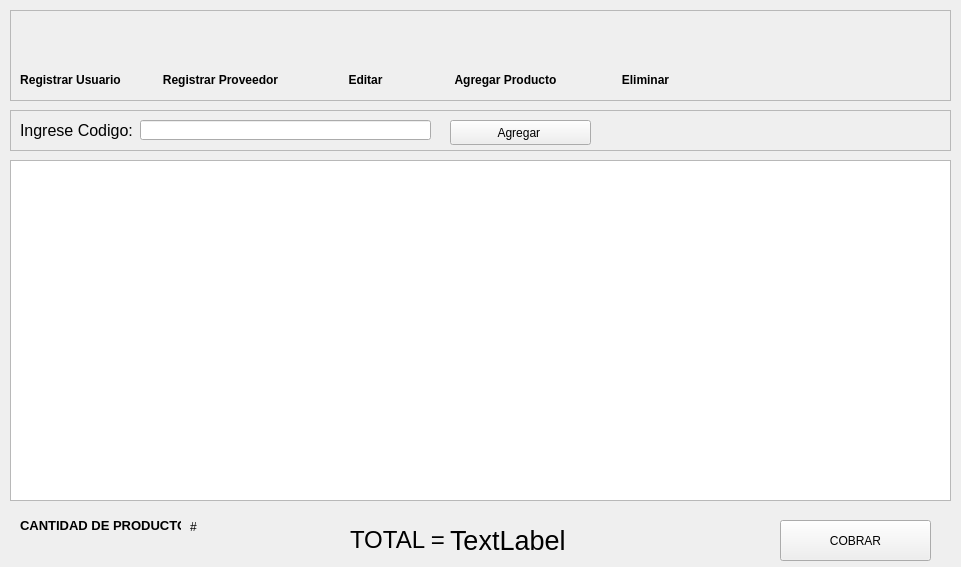
<?xml version="1.0" encoding="UTF-8"?>
<ui version="4.0">
 <class>PrincipalView</class>
 <widget class="QWidget" name="PrincipalView">
  <property name="enabled">
   <bool>true</bool>
  </property>
  <property name="geometry">
   <rect>
    <x>0</x>
    <y>0</y>
    <width>961</width>
    <height>567</height>
   </rect>
  </property>
  <property name="windowTitle">
   <string>Punto de Venta</string>
  </property>
  <widget class="QFrame" name="ButtonFrame">
   <property name="geometry">
    <rect>
     <x>10</x>
     <y>10</y>
     <width>941</width>
     <height>91</height>
    </rect>
   </property>
   <property name="frameShape">
    <enum>QFrame::StyledPanel</enum>
   </property>
   <property name="frameShadow">
    <enum>QFrame::Raised</enum>
   </property>
   <widget class="QPushButton" name="AgregarUsuario">
    <property name="geometry">
     <rect>
      <x>20</x>
      <y>10</y>
      <width>71</width>
      <height>51</height>
     </rect>
    </property>
    <property name="cursor">
     <cursorShape>PointingHandCursor</cursorShape>
    </property>
    <property name="styleSheet">
     <string notr="true">
QPushButton:hover
{
	border-style: solid;
   	background-color:#bbdefb;

}

QPushButton:pressed
{
	 	background-color:#0069c0;
}
</string>
    </property>
    <property name="text">
     <string/>
    </property>
    <property name="icon">
     <iconset>
      <normaloff>../assets/addUser.png</normaloff>../assets/addUser.png</iconset>
    </property>
    <property name="iconSize">
     <size>
      <width>50</width>
      <height>50</height>
     </size>
    </property>
    <property name="flat">
     <bool>true</bool>
    </property>
   </widget>
   <widget class="QLabel" name="label">
    <property name="geometry">
     <rect>
      <x>0</x>
      <y>60</y>
      <width>121</width>
      <height>21</height>
     </rect>
    </property>
    <property name="text">
     <string>&lt;html&gt;&lt;head/&gt;&lt;body&gt;&lt;p align=&quot;center&quot;&gt;&lt;span style=&quot; font-weight:600;&quot;&gt;Registrar Usuario&lt;/span&gt;&lt;/p&gt;&lt;/body&gt;&lt;/html&gt;</string>
    </property>
   </widget>
   <widget class="QPushButton" name="AgregarProve">
    <property name="geometry">
     <rect>
      <x>170</x>
      <y>10</y>
      <width>71</width>
      <height>51</height>
     </rect>
    </property>
    <property name="cursor">
     <cursorShape>PointingHandCursor</cursorShape>
    </property>
    <property name="styleSheet">
     <string notr="true">
QPushButton:hover
{
	border-style: solid;
   	background-color:#bbdefb;

}

QPushButton:pressed
{
	 	background-color:#0069c0;
}
</string>
    </property>
    <property name="text">
     <string/>
    </property>
    <property name="icon">
     <iconset>
      <normaloff>../assets/addSupplier.png</normaloff>../assets/addSupplier.png</iconset>
    </property>
    <property name="iconSize">
     <size>
      <width>50</width>
      <height>50</height>
     </size>
    </property>
    <property name="flat">
     <bool>true</bool>
    </property>
   </widget>
   <widget class="QLabel" name="label_2">
    <property name="geometry">
     <rect>
      <x>150</x>
      <y>60</y>
      <width>121</width>
      <height>21</height>
     </rect>
    </property>
    <property name="text">
     <string>&lt;html&gt;&lt;head/&gt;&lt;body&gt;&lt;p align=&quot;center&quot;&gt;&lt;span style=&quot; font-weight:600;&quot;&gt;Registrar Proveedor&lt;/span&gt;&lt;/p&gt;&lt;/body&gt;&lt;/html&gt;</string>
    </property>
   </widget>
   <widget class="QLabel" name="label_3">
    <property name="geometry">
     <rect>
      <x>320</x>
      <y>60</y>
      <width>71</width>
      <height>21</height>
     </rect>
    </property>
    <property name="text">
     <string>&lt;html&gt;&lt;head/&gt;&lt;body&gt;&lt;p align=&quot;center&quot;&gt;&lt;span style=&quot; font-weight:600;&quot;&gt;Editar&lt;/span&gt;&lt;/p&gt;&lt;/body&gt;&lt;/html&gt;</string>
    </property>
   </widget>
   <widget class="QPushButton" name="EditarBtn">
    <property name="geometry">
     <rect>
      <x>320</x>
      <y>10</y>
      <width>71</width>
      <height>51</height>
     </rect>
    </property>
    <property name="cursor">
     <cursorShape>PointingHandCursor</cursorShape>
    </property>
    <property name="styleSheet">
     <string notr="true">
QPushButton:hover
{
	border-style: solid;
   	background-color:#bbdefb;

}

QPushButton:pressed
{
	 	background-color:#0069c0;
}
</string>
    </property>
    <property name="text">
     <string/>
    </property>
    <property name="icon">
     <iconset>
      <normaloff>../assets/edit.png</normaloff>../assets/edit.png</iconset>
    </property>
    <property name="iconSize">
     <size>
      <width>50</width>
      <height>50</height>
     </size>
    </property>
    <property name="flat">
     <bool>true</bool>
    </property>
   </widget>
   <widget class="QLabel" name="label_4">
    <property name="geometry">
     <rect>
      <x>440</x>
      <y>60</y>
      <width>111</width>
      <height>21</height>
     </rect>
    </property>
    <property name="text">
     <string>&lt;html&gt;&lt;head/&gt;&lt;body&gt;&lt;p align=&quot;center&quot;&gt;&lt;span style=&quot; font-weight:600;&quot;&gt;Agregar Producto&lt;/span&gt;&lt;/p&gt;&lt;/body&gt;&lt;/html&gt;</string>
    </property>
   </widget>
   <widget class="QPushButton" name="AgregarProducto">
    <property name="geometry">
     <rect>
      <x>460</x>
      <y>10</y>
      <width>71</width>
      <height>51</height>
     </rect>
    </property>
    <property name="cursor">
     <cursorShape>PointingHandCursor</cursorShape>
    </property>
    <property name="styleSheet">
     <string notr="true">
QPushButton:hover
{
	border-style: solid;
   	background-color:#bbdefb;

}

QPushButton:pressed
{
	 	background-color:#0069c0;
}
</string>
    </property>
    <property name="text">
     <string/>
    </property>
    <property name="icon">
     <iconset>
      <normaloff>../assets/addProduct.png</normaloff>../assets/addProduct.png</iconset>
    </property>
    <property name="iconSize">
     <size>
      <width>50</width>
      <height>50</height>
     </size>
    </property>
    <property name="flat">
     <bool>true</bool>
    </property>
   </widget>
   <widget class="QLabel" name="label_5">
    <property name="geometry">
     <rect>
      <x>580</x>
      <y>60</y>
      <width>111</width>
      <height>21</height>
     </rect>
    </property>
    <property name="text">
     <string>&lt;html&gt;&lt;head/&gt;&lt;body&gt;&lt;p align=&quot;center&quot;&gt;&lt;span style=&quot; font-weight:600;&quot;&gt;Eliminar&lt;/span&gt;&lt;/p&gt;&lt;/body&gt;&lt;/html&gt;</string>
    </property>
   </widget>
   <widget class="QPushButton" name="Eliminar">
    <property name="geometry">
     <rect>
      <x>600</x>
      <y>10</y>
      <width>71</width>
      <height>51</height>
     </rect>
    </property>
    <property name="cursor">
     <cursorShape>PointingHandCursor</cursorShape>
    </property>
    <property name="styleSheet">
     <string notr="true">
QPushButton:hover
{
	border-style: solid;
   	background-color:#bbdefb;

}

QPushButton:pressed
{
	 	background-color:#0069c0;
}
</string>
    </property>
    <property name="text">
     <string/>
    </property>
    <property name="icon">
     <iconset>
      <normaloff>../assets/delete.png</normaloff>../assets/delete.png</iconset>
    </property>
    <property name="iconSize">
     <size>
      <width>50</width>
      <height>50</height>
     </size>
    </property>
    <property name="flat">
     <bool>true</bool>
    </property>
   </widget>
  </widget>
  <widget class="QFrame" name="frame">
   <property name="geometry">
    <rect>
     <x>10</x>
     <y>110</y>
     <width>941</width>
     <height>41</height>
    </rect>
   </property>
   <property name="frameShape">
    <enum>QFrame::StyledPanel</enum>
   </property>
   <property name="frameShadow">
    <enum>QFrame::Raised</enum>
   </property>
   <widget class="QLabel" name="label_6">
    <property name="geometry">
     <rect>
      <x>10</x>
      <y>10</y>
      <width>151</width>
      <height>21</height>
     </rect>
    </property>
    <property name="text">
     <string>&lt;html&gt;&lt;head/&gt;&lt;body&gt;&lt;p&gt;&lt;span style=&quot; font-size:12pt;&quot;&gt;Ingrese Codigo:&lt;/span&gt;&lt;/p&gt;&lt;/body&gt;&lt;/html&gt;</string>
    </property>
   </widget>
   <widget class="QLineEdit" name="BarraCodigo">
    <property name="geometry">
     <rect>
      <x>130</x>
      <y>10</y>
      <width>291</width>
      <height>20</height>
     </rect>
    </property>
   </widget>
   <widget class="QPushButton" name="AddBtn">
    <property name="enabled">
     <bool>true</bool>
    </property>
    <property name="geometry">
     <rect>
      <x>440</x>
      <y>10</y>
      <width>141</width>
      <height>25</height>
     </rect>
    </property>
    <property name="text">
     <string>Agregar </string>
    </property>
    <property name="icon">
     <iconset>
      <normaloff>../assets/add.png</normaloff>../assets/add.png</iconset>
    </property>
    <property name="iconSize">
     <size>
      <width>25</width>
      <height>25</height>
     </size>
    </property>
    <property name="flat">
     <bool>false</bool>
    </property>
   </widget>
  </widget>
  <widget class="QTableWidget" name="ListaProducto">
   <property name="geometry">
    <rect>
     <x>10</x>
     <y>160</y>
     <width>941</width>
     <height>341</height>
    </rect>
   </property>
  </widget>
  <widget class="QLabel" name="label_7">
   <property name="geometry">
    <rect>
     <x>20</x>
     <y>515</y>
     <width>161</width>
     <height>21</height>
    </rect>
   </property>
   <property name="text">
    <string>&lt;html&gt;&lt;head/&gt;&lt;body&gt;&lt;p&gt;&lt;span style=&quot; font-size:10pt; font-weight:600;&quot;&gt;CANTIDAD DE PRODUCTO:&lt;/span&gt;&lt;/p&gt;&lt;/body&gt;&lt;/html&gt;</string>
   </property>
  </widget>
  <widget class="QLabel" name="ContadorProducto">
   <property name="geometry">
    <rect>
     <x>190</x>
     <y>520</y>
     <width>47</width>
     <height>13</height>
    </rect>
   </property>
   <property name="text">
    <string>#</string>
   </property>
  </widget>
  <widget class="QPushButton" name="Cobrar">
   <property name="geometry">
    <rect>
     <x>780</x>
     <y>520</y>
     <width>151</width>
     <height>41</height>
    </rect>
   </property>
   <property name="text">
    <string>COBRAR</string>
   </property>
   <property name="icon">
    <iconset>
     <normaloff>../assets/caja.png</normaloff>../assets/caja.png</iconset>
   </property>
   <property name="iconSize">
    <size>
     <width>27</width>
     <height>25</height>
    </size>
   </property>
  </widget>
  <widget class="QLabel" name="label_8">
   <property name="geometry">
    <rect>
     <x>350</x>
     <y>520</y>
     <width>131</width>
     <height>41</height>
    </rect>
   </property>
   <property name="text">
    <string>&lt;html&gt;&lt;head/&gt;&lt;body&gt;&lt;p&gt;&lt;span style=&quot; font-size:18pt;&quot;&gt;TOTAL = &lt;/span&gt;&lt;/p&gt;&lt;/body&gt;&lt;/html&gt;</string>
   </property>
  </widget>
  <widget class="QLabel" name="TotalLabel">
   <property name="geometry">
    <rect>
     <x>450</x>
     <y>520</y>
     <width>151</width>
     <height>41</height>
    </rect>
   </property>
   <property name="text">
    <string>&lt;html&gt;&lt;head/&gt;&lt;body&gt;&lt;p&gt;&lt;span style=&quot; font-size:20pt;&quot;&gt;TextLabel&lt;/span&gt;&lt;/p&gt;&lt;/body&gt;&lt;/html&gt;</string>
   </property>
  </widget>
 </widget>
 <resources/>
 <connections/>
</ui>
